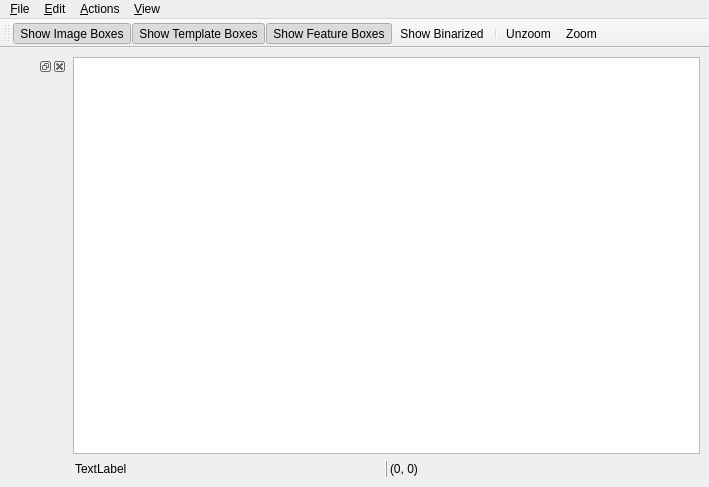
<ui version="4.0" >
 <class>MainWindow</class>
 <widget class="QMainWindow" name="MainWindow" >
  <property name="geometry" >
   <rect>
    <x>0</x>
    <y>0</y>
    <width>709</width>
    <height>487</height>
   </rect>
  </property>
  <property name="windowTitle" >
   <string>Planta</string>
  </property>
  <widget class="QWidget" name="centralwidget" >
   <property name="geometry" >
    <rect>
     <x>0</x>
     <y>48</y>
     <width>709</width>
     <height>439</height>
    </rect>
   </property>
   <layout class="QHBoxLayout" name="horizontalLayout_2" >
    <item>
     <layout class="QVBoxLayout" >
      <item>
       <widget class="QDockWidget" name="uiToolDock" >
        <property name="sizePolicy" >
         <sizepolicy vsizetype="Preferred" hsizetype="Fixed" >
          <horstretch>0</horstretch>
          <verstretch>0</verstretch>
         </sizepolicy>
        </property>
        <property name="windowTitle" >
         <string/>
        </property>
        <widget class="QWidget" name="dockWidgetContents" >
         <property name="geometry" >
          <rect>
           <x>0</x>
           <y>20</y>
           <width>70</width>
           <height>399</height>
          </rect>
         </property>
        </widget>
       </widget>
      </item>
     </layout>
    </item>
    <item>
     <layout class="QVBoxLayout" name="verticalLayout" >
      <item>
       <widget class="QGraphicsView" name="uiView" />
      </item>
      <item>
       <widget class="QFrame" name="frame" >
        <property name="sizePolicy" >
         <sizepolicy vsizetype="Fixed" hsizetype="Expanding" >
          <horstretch>0</horstretch>
          <verstretch>0</verstretch>
         </sizepolicy>
        </property>
        <property name="frameShape" >
         <enum>QFrame::VLine</enum>
        </property>
        <property name="frameShadow" >
         <enum>QFrame::Raised</enum>
        </property>
        <layout class="QHBoxLayout" name="horizontalLayout" >
         <property name="margin" >
          <number>0</number>
         </property>
         <item>
          <widget class="QLabel" name="uiServer" >
           <property name="sizePolicy" >
            <sizepolicy vsizetype="Fixed" hsizetype="Preferred" >
             <horstretch>0</horstretch>
             <verstretch>0</verstretch>
            </sizepolicy>
           </property>
           <property name="text" >
            <string>TextLabel</string>
           </property>
          </widget>
         </item>
         <item>
          <widget class="QLabel" name="uiPosition" >
           <property name="sizePolicy" >
            <sizepolicy vsizetype="Fixed" hsizetype="Preferred" >
             <horstretch>0</horstretch>
             <verstretch>0</verstretch>
            </sizepolicy>
           </property>
           <property name="text" >
            <string>(0, 0)</string>
           </property>
          </widget>
         </item>
        </layout>
       </widget>
      </item>
     </layout>
    </item>
   </layout>
  </widget>
  <widget class="QMenuBar" name="menubar" >
   <property name="geometry" >
    <rect>
     <x>0</x>
     <y>0</y>
     <width>709</width>
     <height>22</height>
    </rect>
   </property>
   <widget class="QMenu" name="menuFile" >
    <property name="title" >
     <string>&amp;File</string>
    </property>
    <addaction name="actionOpenImage" />
    <addaction name="separator" />
    <addaction name="actionLogin" />
    <addaction name="actionNewTemplate" />
    <addaction name="actionOpenTemplate" />
    <addaction name="actionSaveTemplate" />
    <addaction name="actionSaveTemplateAs" />
    <addaction name="separator" />
    <addaction name="actionExit" />
   </widget>
   <widget class="QMenu" name="menuView" >
    <property name="title" >
     <string>&amp;View</string>
    </property>
    <addaction name="actionToggleImageBoxes" />
    <addaction name="actionToggleTemplateBoxes" />
    <addaction name="actionToggleFeatureBoxes" />
    <addaction name="actionToggleBinarized" />
   </widget>
   <widget class="QMenu" name="menuEdit" >
    <property name="title" >
     <string>&amp;Edit</string>
    </property>
    <addaction name="actionDelete" />
   </widget>
   <widget class="QMenu" name="menu_Actions" >
    <property name="title" >
     <string>&amp;Actions</string>
    </property>
    <addaction name="actionFindMatchingTemplateByOffset" />
    <addaction name="actionFindMatchingTemplateByText" />
    <addaction name="actionDeskew" />
   </widget>
   <addaction name="menuFile" />
   <addaction name="menuEdit" />
   <addaction name="menu_Actions" />
   <addaction name="menuView" />
  </widget>
  <widget class="QToolBar" name="toolBar" >
   <property name="geometry" >
    <rect>
     <x>0</x>
     <y>22</y>
     <width>709</width>
     <height>26</height>
    </rect>
   </property>
   <property name="windowTitle" >
    <string>toolBar</string>
   </property>
   <attribute name="toolBarArea" >
    <enum>TopToolBarArea</enum>
   </attribute>
   <attribute name="toolBarBreak" >
    <bool>false</bool>
   </attribute>
   <addaction name="actionToggleImageBoxes" />
   <addaction name="actionToggleTemplateBoxes" />
   <addaction name="actionToggleFeatureBoxes" />
   <addaction name="actionToggleBinarized" />
   <addaction name="separator" />
   <addaction name="actionUnzoom" />
   <addaction name="actionZoom" />
  </widget>
  <action name="actionOpenImage" >
   <property name="text" >
    <string>&amp;Open Image</string>
   </property>
  </action>
  <action name="actionExit" >
   <property name="text" >
    <string>&amp;Exit</string>
   </property>
  </action>
  <action name="actionToggleImageBoxes" >
   <property name="checkable" >
    <bool>true</bool>
   </property>
   <property name="checked" >
    <bool>true</bool>
   </property>
   <property name="text" >
    <string>&amp;Show Image Boxes</string>
   </property>
  </action>
  <action name="actionLogin" >
   <property name="text" >
    <string>&amp;Login</string>
   </property>
   <property name="shortcut" >
    <string>Ctrl+O</string>
   </property>
  </action>
  <action name="actionSaveTemplate" >
   <property name="text" >
    <string>&amp;Save Template</string>
   </property>
  </action>
  <action name="actionOpenTemplate" >
   <property name="text" >
    <string>Open &amp;Template</string>
   </property>
  </action>
  <action name="actionNewTemplate" >
   <property name="text" >
    <string>New Template</string>
   </property>
  </action>
  <action name="actionToggleTemplateBoxes" >
   <property name="checkable" >
    <bool>true</bool>
   </property>
   <property name="checked" >
    <bool>true</bool>
   </property>
   <property name="text" >
    <string>Show Template Boxes</string>
   </property>
  </action>
  <action name="actionToggleBinarized" >
   <property name="checkable" >
    <bool>true</bool>
   </property>
   <property name="checked" >
    <bool>false</bool>
   </property>
   <property name="text" >
    <string>Show Binarized</string>
   </property>
  </action>
  <action name="actionSaveTemplateAs" >
   <property name="text" >
    <string>Save Template &amp;As...</string>
   </property>
  </action>
  <action name="actionDelete" >
   <property name="text" >
    <string>&amp;Delete</string>
   </property>
   <property name="shortcut" >
    <string>Del</string>
   </property>
  </action>
  <action name="actionZoom" >
   <property name="text" >
    <string>&amp;Zoom</string>
   </property>
  </action>
  <action name="actionUnzoom" >
   <property name="text" >
    <string>Unzoom</string>
   </property>
  </action>
  <action name="actionToggleFeatureBoxes" >
   <property name="checkable" >
    <bool>true</bool>
   </property>
   <property name="checked" >
    <bool>true</bool>
   </property>
   <property name="text" >
    <string>Show Feature Boxes</string>
   </property>
  </action>
  <action name="actionFindMatchingTemplateByOffset" >
   <property name="text" >
    <string>Find Matching Template by &amp;Offset</string>
   </property>
  </action>
  <action name="actionFindMatchingTemplateByText" >
   <property name="text" >
    <string>Find Matching Template by &amp;Text</string>
   </property>
  </action>
  <action name="actionDeskew" >
   <property name="text" >
    <string>Deskew</string>
   </property>
  </action>
 </widget>
 <resources/>
 <connections/>
</ui>
